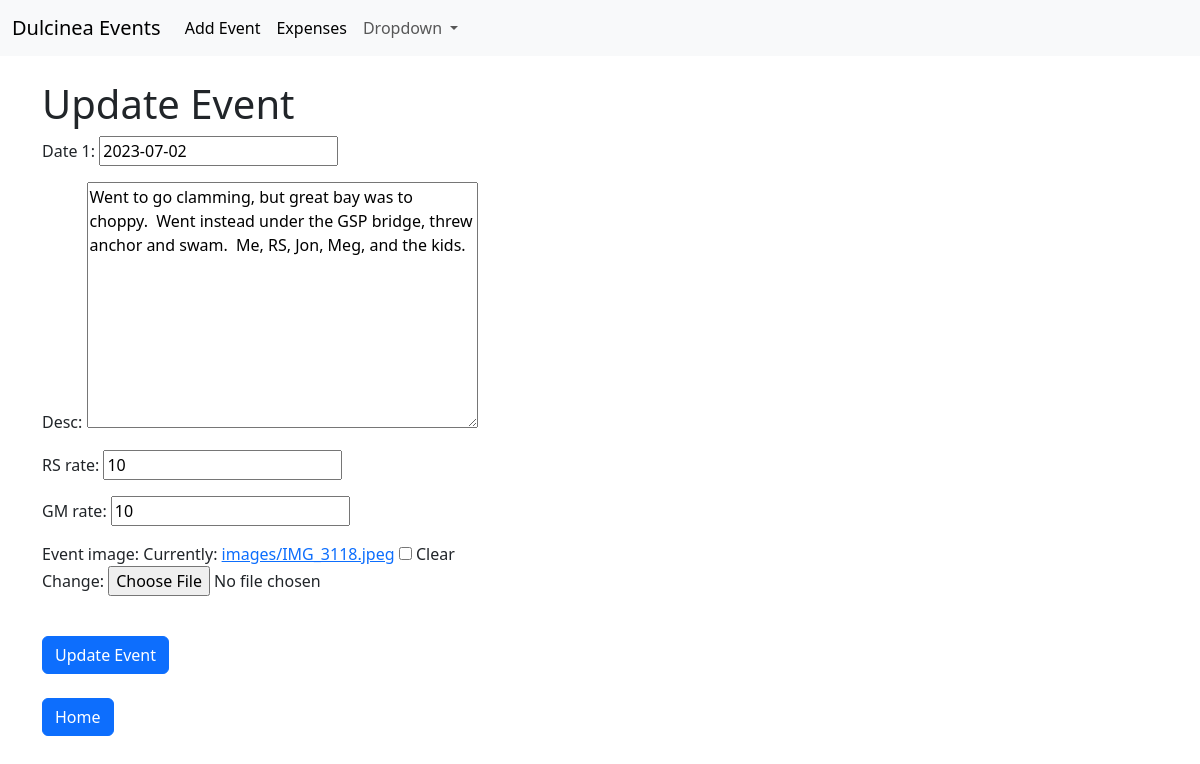
/update_event/14, run on the app's committed database.
### dulc_app/models.py (models this page shows, shortened)
class Dulcinea(models.Model):
      date_1 = models.DateField()
      user = models.ForeignKey(User, on_delete=models.CASCADE)
      desc = models.TextField(max_length=500)
      RS_rate = models.IntegerField(validators=[MinValueValidator(1), MaxValueValidator(10)], default='10')
      GM_rate = models.IntegerField(validators=[MinValueValidator(1), MaxValueValidator(10)],default='10')
      event_image = models.ImageField(null=True, blank=True,  upload_to='images/')
      class Meta:
            ordering = ['date_1']

### dulc_app/views.py (the view)
# urls.py: path('update_event/<int:pk>', UpdateEventView.as_view(), name='update-detail'),
class UpdateEventView(UpdateView):
      model = Dulcinea
      template_name = 'update_events.html'
      fields = ['date_1','desc', 'RS_rate', 'GM_rate', 'event_image']

### dulc_app/templates/update_events.html (shortened to what this page needs)
{% extends 'base.html' %}
{% block content %}
<h1>Update Event</h1>
<div class="form-group">
      <form method="POST", enctype="multipart/form-data">
            {{ form.as_p }}
            <br>
            <button class="btn btn-primary">Update Event</button>
      </form>
</div>
<br>
<a href="{% url 'home'%}" class="btn btn-primary">Home</a>
{% endblock %}

### data on the page
Dulcinea: date_1 "2023-07-02", desc "Went to go clamming, but great bay was to choppy. Went instead under the GSP bridge, threw anchor and swam. Me, RS, Jon, Meg, and the kids.", RS_rate "10", GM_rate "10"
